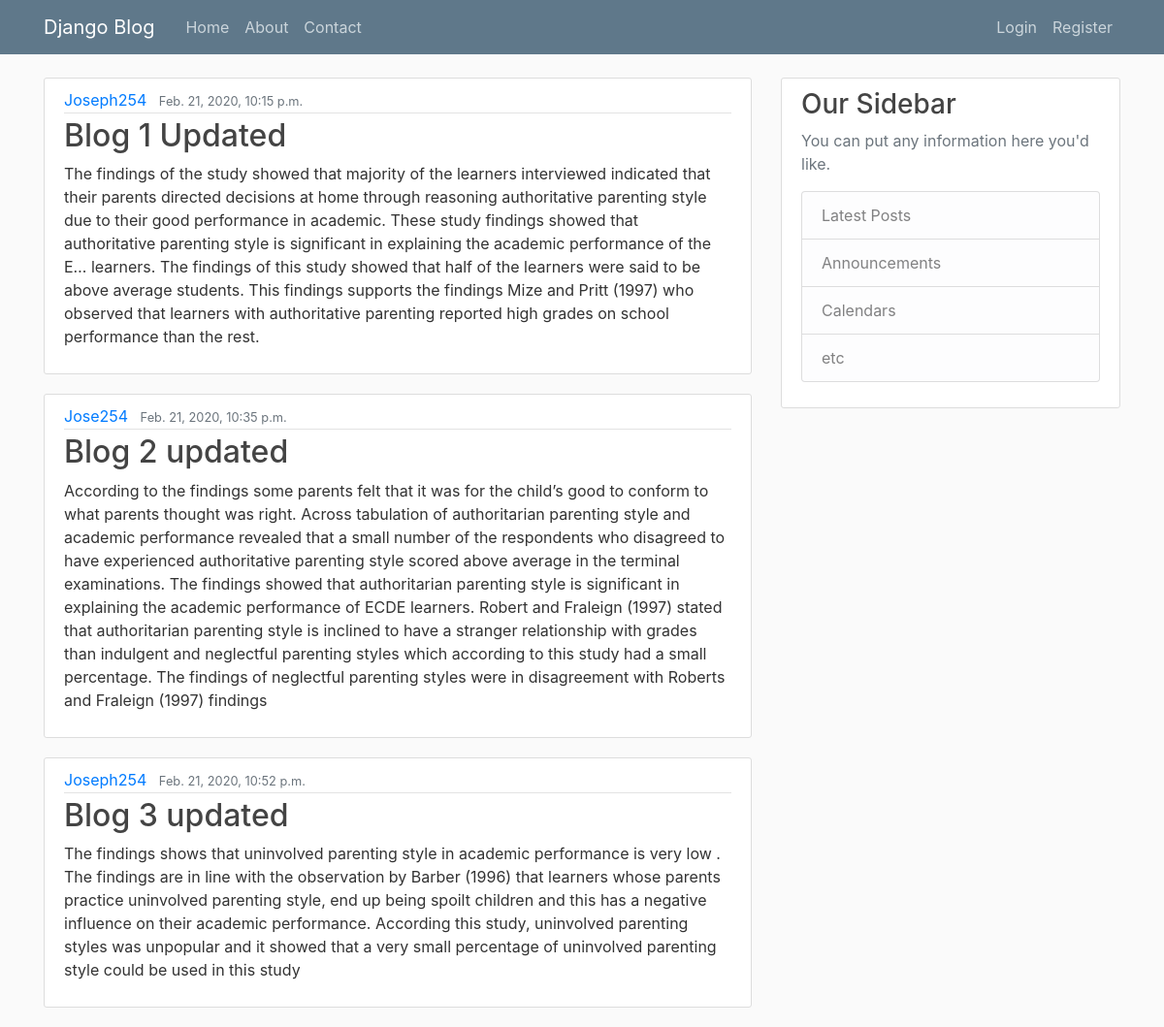
The page / on the database its author committed.
### blog/models.py (models this page shows, shortened)
class Post(models.Model):
    title = models.CharField(max_length=100)
    content = models.TextField()
    date_posted = models.DateTimeField(default=timezone.now)
    author = models.ForeignKey(User, on_delete=models.CASCADE)

### blog/views.py (the view)
# urls.py: path('', views.home, name='blog-home' ),
def home(request):
    context = {
        'posts' : Post.objects.all()
    }
    return render(request, 'blog/home.html', context)

### blog/templates/blog/home.html
{% extends 'blog/base.html' %}
{% block content %}
    {% for post in posts %}
      <article class="media content-section">
        <div class="media-body">
          <div class="article-metadata">
            <a class="mr-2" href="#">{{ post.author }}</a>
            <small class="text-muted">{{ post.date_posted }}</small>
          </div>
          <h2><a class="article-title" href="#">{{ post.title }}</a></h2>
          <p class="article-content">{{ post.content }}</p>
        </div>
      </article>
    {% endfor %}
{% endblock content %}

### blog/templates/blog/base.html (shortened to what this page needs)
{% load static %}
<!doctype html>
<html lang="en">
  <head>
    <link rel="stylesheet" href="https://maxcdn.bootstrapcdn.com/bootstrap/4.0.0/css/bootstrap.min.css">
    <link rel="stylesheet" type="text/css" href=" {% static 'blog/main.css' %} ">
    </head>
    <body>
        <header class="site-header">
            <nav class="navbar navbar-expand-md navbar-dark bg-steel fixed-top">
            <div class="container">
                <a class="navbar-brand mr-4" href="/">Django Blog</a>
                <div class="collapse navbar-collapse" id="navbarToggle">
                <div class="navbar-nav mr-auto">
                    <a class="nav-item nav-link" href=" {% url 'blog-home' %} ">Home</a>
                    <a class="nav-item nav-link" href=" {% url 'blog-about' %} ">About</a>
                    <a class="nav-item nav-link" href=" {% url 'blog-contact' %} ">Contact</a>
                </div>
                <div class="navbar-nav">
                    <a class="nav-item nav-link" href="#">Login</a>
                    <a class="nav-item nav-link" href="#">Register</a>
                </div>
                </div>
            </div>
            </nav>
        </header>
        <main role="main" class="container">
            <div class="row">
              <div class="col-md-8">
                {% block content %}{% endblock %}
              </div>
              <div class="col-md-4">
                <div class="content-section">
                  <h3>Our Sidebar</h3>
                  <p class='text-muted'>You can put any information here you'd like.
                    <ul class="list-group">
                      <li class="list-group-item list-group-item-light">Latest Posts</li>
                      <li class="list-group-item list-group-item-light">Announcements</li>
                      <li class="list-group-item list-group-item-light">Calendars</li>
                      <li class="list-group-item list-group-item-light">etc</li>
                    </ul>
                  </p>
                </div>
              </div>
            </div>
        </main>
  </body>
</html>

### blog/static/blog/main.css (style rules this page uses)
body { background: #fafafa; color: #333333; margin-top: 5rem; }
h1, h2, h3, h4, h5, h6 { color: #444444; }
ul { margin: 0; }
.bg-steel { background-color: #5f788a; }
.site-header .navbar-nav .nav-link { color: #cbd5db; }
.content-section { background: #ffffff; padding: 10px 20px; border: 1px solid #dddddd; border-radius: 3px; margin-bottom: 20px; }
.article-title { color: #444444; }
.article-content { white-space: pre-line; }
.article-metadata { padding-bottom: 1px; margin-bottom: 4px; border-bottom: 1px solid #e3e3e3 }

### rows shown on the page
Post: author "Joseph254", date_posted "Feb. 21, 2020, 10:15 p.m.", title "Blog 1 Updated", content "The findings of the study showed that majority of the learners interviewed indicated that their parents directed decisions at home through reasoning authoritative parenting style due to their good performance in academic. These study findings showed that authoritative parenting style is significant in explaining the academic performance of the E… learners. The findings of this study showed that half of the learners were said to be above average students. This findings supports the findings Mize and Pritt (1997) who observed that learners with authoritative parenting reported high grades on school performance than the rest."
Post: author "Jose254", date_posted "Feb. 21, 2020, 10:35 p.m.", title "Blog 2 updated", content "According to the findings some parents felt that it was for the child’s good to conform to what parents thought was right. Across tabulation of authoritarian parenting style and academic performance revealed that a small number of the respondents who disagreed to have experienced authoritative parenting style scored above average in the terminal examinations. The findings showed that authoritarian parenting style is significant in explaining the academic performance of ECDE learners. Robert and Fraleign (1997) stated that authoritarian parenting style is inclined to have a stranger relationship with grades than indulgent and neglectful parenting styles which according to this study had a…"
Post: author "Joseph254", date_posted "Feb. 21, 2020, 10:52 p.m.", title "Blog 3 updated", content "The findings shows that uninvolved parenting style in academic performance is very low . The findings are in line with the observation by Barber (1996) that learners whose parents practice uninvolved parenting style, end up being spoilt children and this has a negative influence on their academic performance. According this study, uninvolved parenting styles was unpopular and it showed that a very small percentage of uninvolved parenting style could be used in this study"
